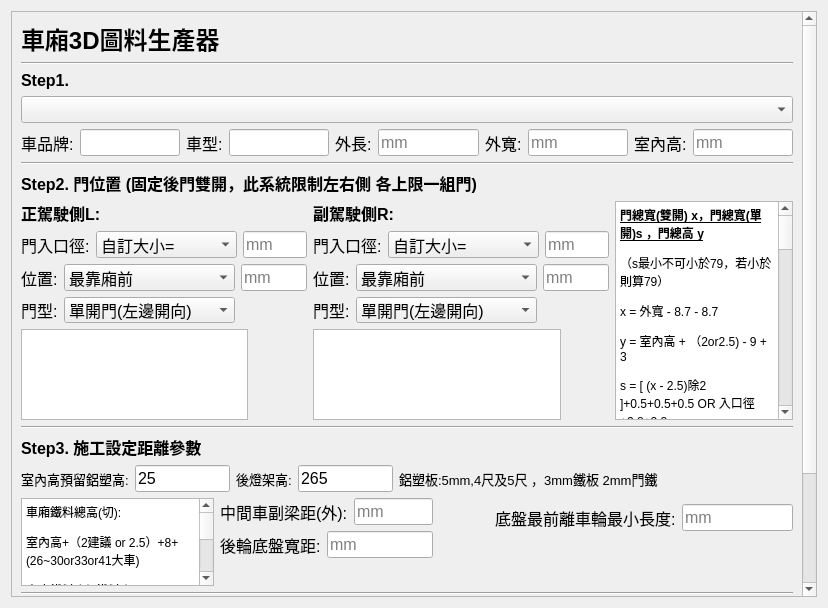
<?xml version="1.0" encoding="UTF-8"?>
<ui version="4.0">
 <class>Form</class>
 <widget class="QWidget" name="Form">
  <property name="geometry">
   <rect>
    <x>0</x>
    <y>0</y>
    <width>828</width>
    <height>608</height>
   </rect>
  </property>
  <property name="windowTitle">
   <string>Form</string>
  </property>
  <layout class="QGridLayout" name="gridLayout_3">
   <item row="0" column="0">
    <widget class="QScrollArea" name="scrollArea">
     <property name="widgetResizable">
      <bool>true</bool>
     </property>
     <widget class="QWidget" name="scrollAreaWidgetContents">
      <property name="geometry">
       <rect>
        <x>0</x>
        <y>0</y>
        <width>791</width>
        <height>754</height>
       </rect>
      </property>
      <layout class="QGridLayout" name="gridLayout_2">
       <item row="0" column="0">
        <widget class="QLabel" name="label_Head">
         <property name="font">
          <font>
           <pointsize>18</pointsize>
           <bold>true</bold>
          </font>
         </property>
         <property name="text">
          <string>車廂3D圖料生產器</string>
         </property>
        </widget>
       </item>
       <item row="1" column="0">
        <widget class="Line" name="line">
         <property name="orientation">
          <enum>Qt::Horizontal</enum>
         </property>
        </widget>
       </item>
       <item row="2" column="0">
        <layout class="QVBoxLayout" name="verticalLayout_5">
         <item>
          <widget class="QLabel" name="label_2">
           <property name="font">
            <font>
             <pointsize>12</pointsize>
             <bold>true</bold>
            </font>
           </property>
           <property name="text">
            <string>Step1. </string>
           </property>
          </widget>
         </item>
         <item>
          <widget class="QComboBox" name="DB_Car">
           <property name="font">
            <font>
             <pointsize>12</pointsize>
            </font>
           </property>
           <property name="currentIndex">
            <number>-1</number>
           </property>
           <property name="placeholderText">
            <string>歷史資料快速填入</string>
           </property>
           <item>
            <property name="text">
             <string>堅達6期5頓10.5尺</string>
            </property>
           </item>
           <item>
            <property name="text">
             <string>現代10.3尺</string>
            </property>
           </item>
          </widget>
         </item>
         <item>
          <layout class="QHBoxLayout" name="horizontalLayout_5">
           <item>
            <widget class="QLabel" name="label_CarBrand">
             <property name="font">
              <font>
               <pointsize>12</pointsize>
              </font>
             </property>
             <property name="text">
              <string>車品牌:</string>
             </property>
            </widget>
           </item>
           <item>
            <widget class="QLineEdit" name="lineEdit_CarBrand">
             <property name="font">
              <font>
               <pointsize>12</pointsize>
              </font>
             </property>
            </widget>
           </item>
           <item>
            <widget class="QLabel" name="label_CarType">
             <property name="font">
              <font>
               <pointsize>12</pointsize>
              </font>
             </property>
             <property name="text">
              <string>車型:</string>
             </property>
            </widget>
           </item>
           <item>
            <widget class="QLineEdit" name="lineEdit_CarType">
             <property name="font">
              <font>
               <pointsize>12</pointsize>
              </font>
             </property>
            </widget>
           </item>
           <item>
            <widget class="QLabel" name="label_boxLength">
             <property name="font">
              <font>
               <pointsize>12</pointsize>
              </font>
             </property>
             <property name="text">
              <string>外長:</string>
             </property>
            </widget>
           </item>
           <item>
            <widget class="QLineEdit" name="lineEdit_boxLength">
             <property name="font">
              <font>
               <pointsize>12</pointsize>
              </font>
             </property>
             <property name="placeholderText">
              <string>mm</string>
             </property>
            </widget>
           </item>
           <item>
            <widget class="QLabel" name="label_boxWidth">
             <property name="font">
              <font>
               <pointsize>12</pointsize>
              </font>
             </property>
             <property name="text">
              <string>外寬:</string>
             </property>
            </widget>
           </item>
           <item>
            <widget class="QLineEdit" name="lineEdit_boxWidth">
             <property name="font">
              <font>
               <pointsize>12</pointsize>
              </font>
             </property>
             <property name="text">
              <string/>
             </property>
             <property name="placeholderText">
              <string>mm</string>
             </property>
            </widget>
           </item>
           <item>
            <widget class="QLabel" name="label_indoorHeight">
             <property name="font">
              <font>
               <pointsize>12</pointsize>
              </font>
             </property>
             <property name="text">
              <string>室內高:</string>
             </property>
            </widget>
           </item>
           <item>
            <widget class="QLineEdit" name="lineEdit_indoorHeight">
             <property name="font">
              <font>
               <pointsize>12</pointsize>
              </font>
             </property>
             <property name="placeholderText">
              <string>mm</string>
             </property>
            </widget>
           </item>
          </layout>
         </item>
        </layout>
       </item>
       <item row="3" column="0">
        <widget class="Line" name="line_2">
         <property name="orientation">
          <enum>Qt::Horizontal</enum>
         </property>
        </widget>
       </item>
       <item row="4" column="0">
        <widget class="QLabel" name="label_3">
         <property name="font">
          <font>
           <pointsize>12</pointsize>
           <bold>true</bold>
          </font>
         </property>
         <property name="text">
          <string>Step2. 門位置 (固定後門雙開，此系統限制左右側 各上限一組門)</string>
         </property>
        </widget>
       </item>
       <item row="5" column="0">
        <layout class="QHBoxLayout" name="horizontalLayout_15">
         <item>
          <layout class="QVBoxLayout" name="verticalLayout_6">
           <item>
            <layout class="QHBoxLayout" name="horizontalLayout_16">
             <item>
              <widget class="QLabel" name="label_9">
               <property name="font">
                <font>
                 <pointsize>12</pointsize>
                 <bold>true</bold>
                </font>
               </property>
               <property name="text">
                <string>正駕駛側L:</string>
               </property>
              </widget>
             </item>
             <item>
              <spacer name="horizontalSpacer_5">
               <property name="orientation">
                <enum>Qt::Horizontal</enum>
               </property>
               <property name="sizeHint" stdset="0">
                <size>
                 <width>268</width>
                 <height>13</height>
                </size>
               </property>
              </spacer>
             </item>
            </layout>
           </item>
           <item>
            <layout class="QHBoxLayout" name="horizontalLayout_11">
             <item>
              <widget class="QLabel" name="label_DoorEntranceLength_L">
               <property name="font">
                <font>
                 <pointsize>12</pointsize>
                </font>
               </property>
               <property name="text">
                <string>門入口徑:</string>
               </property>
              </widget>
             </item>
             <item>
              <widget class="QComboBox" name="comboBox_EntranceLength_L">
               <property name="minimumSize">
                <size>
                 <width>141</width>
                 <height>26</height>
                </size>
               </property>
               <property name="font">
                <font>
                 <pointsize>12</pointsize>
                </font>
               </property>
               <property name="currentIndex">
                <number>0</number>
               </property>
               <property name="placeholderText">
                <string/>
               </property>
               <item>
                <property name="text">
                 <string>自訂大小=</string>
                </property>
               </item>
               <item>
                <property name="text">
                 <string>與後門同寬</string>
                </property>
               </item>
               <item>
                <property name="text">
                 <string>無門</string>
                </property>
               </item>
              </widget>
             </item>
             <item>
              <widget class="QLineEdit" name="lineEdit_DoorEntranceLength_L">
               <property name="font">
                <font>
                 <pointsize>12</pointsize>
                </font>
               </property>
               <property name="placeholderText">
                <string>mm</string>
               </property>
              </widget>
             </item>
            </layout>
           </item>
           <item>
            <layout class="QHBoxLayout" name="horizontalLayout_8">
             <item>
              <widget class="QLabel" name="label_DoorLocation_L">
               <property name="font">
                <font>
                 <pointsize>12</pointsize>
                </font>
               </property>
               <property name="text">
                <string>位置:</string>
               </property>
              </widget>
             </item>
             <item>
              <widget class="QComboBox" name="comboBox_DoorLocation_L">
               <property name="minimumSize">
                <size>
                 <width>171</width>
                 <height>26</height>
                </size>
               </property>
               <property name="font">
                <font>
                 <pointsize>12</pointsize>
                </font>
               </property>
               <property name="currentIndex">
                <number>0</number>
               </property>
               <property name="placeholderText">
                <string/>
               </property>
               <item>
                <property name="text">
                 <string>最靠廂前</string>
                </property>
               </item>
               <item>
                <property name="text">
                 <string>最靠廂後</string>
                </property>
               </item>
               <item>
                <property name="text">
                 <string>離廂前 開始距離=</string>
                </property>
               </item>
               <item>
                <property name="text">
                 <string>離廂後 開始距離=</string>
                </property>
               </item>
               <item>
                <property name="text">
                 <string>置中</string>
                </property>
               </item>
              </widget>
             </item>
             <item>
              <widget class="QLineEdit" name="lineEdit_DoorLocation_distance_L">
               <property name="font">
                <font>
                 <pointsize>12</pointsize>
                </font>
               </property>
               <property name="placeholderText">
                <string>mm</string>
               </property>
              </widget>
             </item>
            </layout>
           </item>
           <item>
            <layout class="QHBoxLayout" name="horizontalLayout_7">
             <item>
              <widget class="QLabel" name="label_DoorType_L">
               <property name="font">
                <font>
                 <pointsize>12</pointsize>
                </font>
               </property>
               <property name="text">
                <string>門型:</string>
               </property>
              </widget>
             </item>
             <item>
              <widget class="QComboBox" name="comboBox_DoorType_L">
               <property name="minimumSize">
                <size>
                 <width>171</width>
                 <height>26</height>
                </size>
               </property>
               <property name="font">
                <font>
                 <pointsize>12</pointsize>
                </font>
               </property>
               <property name="placeholderText">
                <string/>
               </property>
               <item>
                <property name="text">
                 <string>單開門(左邊開向)</string>
                </property>
               </item>
               <item>
                <property name="text">
                 <string>單開門(右邊開向)</string>
                </property>
               </item>
               <item>
                <property name="text">
                 <string>雙開門</string>
                </property>
               </item>
              </widget>
             </item>
             <item>
              <spacer name="horizontalSpacer_2">
               <property name="orientation">
                <enum>Qt::Horizontal</enum>
               </property>
               <property name="sizeHint" stdset="0">
                <size>
                 <width>68</width>
                 <height>17</height>
                </size>
               </property>
              </spacer>
             </item>
            </layout>
           </item>
           <item>
            <layout class="QHBoxLayout" name="horizontalLayout_6">
             <item>
              <widget class="QGraphicsView" name="graphicsView_Door_L">
               <property name="minimumSize">
                <size>
                 <width>221</width>
                 <height>81</height>
                </size>
               </property>
              </widget>
             </item>
             <item>
              <spacer name="horizontalSpacer_3">
               <property name="orientation">
                <enum>Qt::Horizontal</enum>
               </property>
               <property name="sizeHint" stdset="0">
                <size>
                 <width>88</width>
                 <height>20</height>
                </size>
               </property>
              </spacer>
             </item>
            </layout>
           </item>
          </layout>
         </item>
         <item>
          <layout class="QVBoxLayout" name="verticalLayout_7">
           <item>
            <layout class="QHBoxLayout" name="horizontalLayout_14">
             <item>
              <widget class="QLabel" name="label_10">
               <property name="font">
                <font>
                 <pointsize>12</pointsize>
                 <bold>true</bold>
                </font>
               </property>
               <property name="text">
                <string>副駕駛側R:</string>
               </property>
              </widget>
             </item>
             <item>
              <spacer name="horizontalSpacer_6">
               <property name="orientation">
                <enum>Qt::Horizontal</enum>
               </property>
               <property name="sizeHint" stdset="0">
                <size>
                 <width>196</width>
                 <height>13</height>
                </size>
               </property>
              </spacer>
             </item>
            </layout>
           </item>
           <item>
            <layout class="QHBoxLayout" name="horizontalLayout_13">
             <item>
              <widget class="QLabel" name="label_DoorEntranceLength_R">
               <property name="font">
                <font>
                 <pointsize>12</pointsize>
                </font>
               </property>
               <property name="text">
                <string>門入口徑:</string>
               </property>
              </widget>
             </item>
             <item>
              <widget class="QComboBox" name="comboBox_EntranceLength_R">
               <property name="minimumSize">
                <size>
                 <width>151</width>
                 <height>26</height>
                </size>
               </property>
               <property name="font">
                <font>
                 <pointsize>12</pointsize>
                </font>
               </property>
               <property name="currentIndex">
                <number>0</number>
               </property>
               <property name="placeholderText">
                <string/>
               </property>
               <item>
                <property name="text">
                 <string>自訂大小=</string>
                </property>
               </item>
               <item>
                <property name="text">
                 <string>與後門同寬</string>
                </property>
               </item>
               <item>
                <property name="text">
                 <string>無門</string>
                </property>
               </item>
              </widget>
             </item>
             <item>
              <widget class="QLineEdit" name="lineEdit_DoorEntranceLength_R">
               <property name="font">
                <font>
                 <pointsize>12</pointsize>
                </font>
               </property>
               <property name="placeholderText">
                <string>mm</string>
               </property>
              </widget>
             </item>
            </layout>
           </item>
           <item>
            <layout class="QHBoxLayout" name="horizontalLayout_12">
             <item>
              <widget class="QLabel" name="label_DoorLocation_R">
               <property name="font">
                <font>
                 <pointsize>12</pointsize>
                </font>
               </property>
               <property name="text">
                <string>位置:</string>
               </property>
              </widget>
             </item>
             <item>
              <widget class="QComboBox" name="comboBox_DoorLocation_R">
               <property name="minimumSize">
                <size>
                 <width>181</width>
                 <height>26</height>
                </size>
               </property>
               <property name="font">
                <font>
                 <pointsize>12</pointsize>
                </font>
               </property>
               <property name="placeholderText">
                <string/>
               </property>
               <item>
                <property name="text">
                 <string>最靠廂前</string>
                </property>
               </item>
               <item>
                <property name="text">
                 <string>最靠廂後</string>
                </property>
               </item>
               <item>
                <property name="text">
                 <string>離廂前 開始距離=</string>
                </property>
               </item>
               <item>
                <property name="text">
                 <string>離廂後 開始距離=</string>
                </property>
               </item>
               <item>
                <property name="text">
                 <string>置中</string>
                </property>
               </item>
              </widget>
             </item>
             <item>
              <widget class="QLineEdit" name="lineEdit_DoorLocation_distance_R">
               <property name="font">
                <font>
                 <pointsize>12</pointsize>
                </font>
               </property>
               <property name="placeholderText">
                <string>mm</string>
               </property>
              </widget>
             </item>
            </layout>
           </item>
           <item>
            <layout class="QHBoxLayout" name="horizontalLayout_10">
             <item>
              <widget class="QLabel" name="label_DoorType_R">
               <property name="font">
                <font>
                 <pointsize>12</pointsize>
                </font>
               </property>
               <property name="text">
                <string>門型:</string>
               </property>
              </widget>
             </item>
             <item>
              <widget class="QComboBox" name="comboBox_DoorType_R">
               <property name="minimumSize">
                <size>
                 <width>181</width>
                 <height>26</height>
                </size>
               </property>
               <property name="font">
                <font>
                 <pointsize>12</pointsize>
                </font>
               </property>
               <property name="placeholderText">
                <string/>
               </property>
               <item>
                <property name="text">
                 <string>單開門(左邊開向)</string>
                </property>
               </item>
               <item>
                <property name="text">
                 <string>單開門(右邊開向)</string>
                </property>
               </item>
               <item>
                <property name="text">
                 <string>雙開門</string>
                </property>
               </item>
              </widget>
             </item>
             <item>
              <spacer name="horizontalSpacer">
               <property name="orientation">
                <enum>Qt::Horizontal</enum>
               </property>
               <property name="sizeHint" stdset="0">
                <size>
                 <width>58</width>
                 <height>17</height>
                </size>
               </property>
              </spacer>
             </item>
            </layout>
           </item>
           <item>
            <layout class="QHBoxLayout" name="horizontalLayout_9">
             <item>
              <widget class="QGraphicsView" name="graphicsView_Door_R">
               <property name="minimumSize">
                <size>
                 <width>223</width>
                 <height>91</height>
                </size>
               </property>
              </widget>
             </item>
             <item>
              <spacer name="horizontalSpacer_4">
               <property name="minimumSize">
                <size>
                 <width>56</width>
                 <height>20</height>
                </size>
               </property>
               <property name="orientation">
                <enum>Qt::Horizontal</enum>
               </property>
               <property name="sizeHint" stdset="0">
                <size>
                 <width>53</width>
                 <height>17</height>
                </size>
               </property>
              </spacer>
             </item>
            </layout>
           </item>
          </layout>
         </item>
         <item>
          <widget class="QTextBrowser" name="textBrowser_info">
           <property name="html">
            <string>&lt;!DOCTYPE HTML PUBLIC &quot;-//W3C//DTD HTML 4.0//EN&quot; &quot;http://www.w3.org/TR/REC-html40/strict.dtd&quot;&gt;
&lt;html&gt;&lt;head&gt;&lt;meta name=&quot;qrichtext&quot; content=&quot;1&quot; /&gt;&lt;meta charset=&quot;utf-8&quot; /&gt;&lt;style type=&quot;text/css&quot;&gt;
p, li { white-space: pre-wrap; }
&lt;/style&gt;&lt;/head&gt;&lt;body style=&quot; font-family:'Microsoft JhengHei UI'; font-size:9pt; font-weight:400; font-style:normal;&quot;&gt;
&lt;p style=&quot; margin-top:12px; margin-bottom:12px; margin-left:0px; margin-right:0px; -qt-block-indent:0; text-indent:0px;&quot;&gt;&lt;span style=&quot; font-weight:700; text-decoration: underline;&quot;&gt;門總寬(雙開) x，門總寬(單開)s ，門總高 y&lt;/span&gt;&lt;/p&gt;
&lt;p style=&quot; margin-top:12px; margin-bottom:12px; margin-left:0px; margin-right:0px; -qt-block-indent:0; text-indent:0px;&quot;&gt;（s最小不可小於79，若小於則算79）&lt;/p&gt;
&lt;p style=&quot; margin-top:12px; margin-bottom:12px; margin-left:0px; margin-right:0px; -qt-block-indent:0; text-indent:0px;&quot;&gt;x = 外寬 - 8.7 - 8.7&lt;/p&gt;
&lt;p style=&quot; margin-top:12px; margin-bottom:12px; margin-left:0px; margin-right:0px; -qt-block-indent:0; text-indent:0px;&quot;&gt;y = 室內高 + （2or2.5) - 9 + 3&lt;/p&gt;
&lt;p style=&quot; margin-top:12px; margin-bottom:12px; margin-left:0px; margin-right:0px; -qt-block-indent:0; text-indent:0px;&quot;&gt;s = [ (x - 2.5)除2 ]+0.5+0.5+0.5 OR 入口徑+2.8+2.8&lt;/p&gt;
&lt;p style=&quot; margin-top:12px; margin-bottom:12px; margin-left:0px; margin-right:0px; -qt-block-indent:0; text-indent:0px;&quot;&gt;&lt;span style=&quot; font-weight:700; text-decoration: underline;&quot;&gt;鋁塑門板 鐵條切割寬&lt;/span&gt;&lt;/p&gt;
&lt;ol style=&quot;margin-top: 0px; margin-bottom: 0px; margin-left: 0px; margin-right: 0px; -qt-list-indent: 1;&quot;&gt;&lt;li style=&quot; margin-top:12px; margin-bottom:0px; margin-left:0px; margin-right:0px; -qt-block-indent:0; text-indent:0px;&quot;&gt;單開門: s - 0.5 - 0.5 - 0.5&lt;/li&gt;
&lt;li style=&quot; margin-top:0px; margin-bottom:12px; margin-left:0px; margin-right:0px; -qt-block-indent:0; text-indent:0px;&quot;&gt;雙開門: (x - 2.5)除2&lt;/li&gt;&lt;/ol&gt;
&lt;p style=&quot; margin-top:12px; margin-bottom:12px; margin-left:0px; margin-right:0px; -qt-block-indent:0; text-indent:0px;&quot;&gt;&lt;span style=&quot; font-weight:700; text-decoration: underline;&quot;&gt;鋁塑門板 鐵條切割高&lt;/span&gt;&lt;/p&gt;
&lt;p style=&quot; margin-top:12px; margin-bottom:12px; margin-left:0px; margin-right:0px; -qt-block-indent:0; text-indent:0px;&quot;&gt;y - 0.5 - 0.5 - 0.5 &lt;/p&gt;
&lt;p style=&quot;-qt-paragraph-type:empty; margin-top:12px; margin-bottom:12px; margin-left:0px; margin-right:0px; -qt-block-indent:0; text-indent:0px;&quot;&gt;&lt;br /&gt;&lt;/p&gt;
&lt;p style=&quot; margin-top:12px; margin-bottom:12px; margin-left:0px; margin-right:0px; -qt-block-indent:0; text-indent:0px;&quot;&gt;板子長寬: 鐵條切割的長寬度-0.5，鋼板長度是鋁塑門板多加0.5(鐵條長度之長寬都一樣多0.5cm)。&lt;/p&gt;
&lt;p style=&quot; margin-top:12px; margin-bottom:12px; margin-left:0px; margin-right:0px; -qt-block-indent:0; text-indent:0px;&quot;&gt;&lt;span style=&quot; font-weight:700; text-decoration: underline;&quot;&gt;側旁下門踏條長度:&lt;/span&gt;&lt;/p&gt;
&lt;ol style=&quot;margin-top: 0px; margin-bottom: 0px; margin-left: 0px; margin-right: 0px; -qt-list-indent: 1;&quot;&gt;&lt;li style=&quot; font-weight:700; text-decoration: underline;&quot; style=&quot; margin-top:12px; margin-bottom:0px; margin-left:0px; margin-right:0px; -qt-block-indent:0; text-indent:0px;&quot;&gt;側門碰到最前或後: s + 9&lt;/li&gt;
&lt;li style=&quot; margin-top:0px; margin-bottom:12px; margin-left:0px; margin-right:0px; -qt-block-indent:0; text-indent:0px;&quot;&gt;側門沒碰到最前或後: s + 9+9&lt;/li&gt;&lt;/ol&gt;
&lt;p style=&quot; margin-top:12px; margin-bottom:12px; margin-left:0px; margin-right:0px; -qt-block-indent:0; text-indent:0px;&quot;&gt;門手把桿金屬切割長度：【室內高+2.5-9+3】+7 -2-2(豆子） &lt;/p&gt;
&lt;p style=&quot;-qt-paragraph-type:empty; margin-top:12px; margin-bottom:12px; margin-left:0px; margin-right:0px; -qt-block-indent:0; text-indent:0px;&quot;&gt;&lt;br /&gt;&lt;/p&gt;
&lt;p style=&quot; margin-top:12px; margin-bottom:12px; margin-left:0px; margin-right:0px; -qt-block-indent:0; text-indent:0px;&quot;&gt;&lt;span style=&quot; font-weight:700; text-decoration: underline;&quot;&gt;側隔板:&lt;/span&gt;&lt;/p&gt;
&lt;p style=&quot; margin-top:12px; margin-bottom:12px; margin-left:0px; margin-right:0px; -qt-block-indent:0; text-indent:0px;&quot;&gt;寬度⇒15&lt;/p&gt;
&lt;p style=&quot; margin-top:12px; margin-bottom:12px; margin-left:0px; margin-right:0px; -qt-block-indent:0; text-indent:0px;&quot;&gt;長度⇒室內高 + 2.5 - 9 - 5 = x&lt;/p&gt;
&lt;p style=&quot; margin-top:12px; margin-bottom:12px; margin-left:0px; margin-right:0px; -qt-block-indent:0; text-indent:0px;&quot;&gt;槽鐵管長度⇒為 x + 5(下) + 6.5 (上) or7.5（如果沒有剛好衝突到天頂隔板）&lt;/p&gt;
&lt;p style=&quot; margin-top:12px; margin-bottom:12px; margin-left:0px; margin-right:0px; -qt-block-indent:0; text-indent:0px;&quot;&gt;&lt;span style=&quot; font-weight:700; text-decoration: underline;&quot;&gt;天頂隔板:&lt;/span&gt;&lt;/p&gt;
&lt;p style=&quot; margin-top:12px; margin-bottom:12px; margin-left:0px; margin-right:0px; -qt-block-indent:0; text-indent:0px;&quot;&gt;寬度⇒約20&lt;/p&gt;
&lt;p style=&quot; margin-top:12px; margin-bottom:12px; margin-left:0px; margin-right:0px; -qt-block-indent:0; text-indent:0px;&quot;&gt;長度⇒外寬 - 7 - 7 - 0.5 = x&lt;/p&gt;
&lt;p style=&quot; margin-top:12px; margin-bottom:12px; margin-left:0px; margin-right:0px; -qt-block-indent:0; text-indent:0px;&quot;&gt;槽鐵管長度⇒為 x + 7(左) + 7 (右)&lt;/p&gt;
&lt;p style=&quot; margin-top:12px; margin-bottom:12px; margin-left:0px; margin-right:0px; -qt-block-indent:0; text-indent:0px;&quot;&gt;&lt;span style=&quot; font-weight:700; text-decoration: underline;&quot;&gt;前隔板:&lt;/span&gt;&lt;/p&gt;
&lt;p style=&quot; margin-top:12px; margin-bottom:12px; margin-left:0px; margin-right:0px; -qt-block-indent:0; text-indent:0px;&quot;&gt;寬度⇒15&lt;/p&gt;
&lt;p style=&quot; margin-top:12px; margin-bottom:12px; margin-left:0px; margin-right:0px; -qt-block-indent:0; text-indent:0px;&quot;&gt;長度⇒外寬 - 8.8 - 8.8 = x&lt;/p&gt;
&lt;p style=&quot; margin-top:12px; margin-bottom:12px; margin-left:0px; margin-right:0px; -qt-block-indent:0; text-indent:0px;&quot;&gt;槽鐵管長度⇒為 x + 7.5or8.5(左) + 7.5or8.5 (右) ，備註: 如果之後會碰到鋁塑板要預留空間所以是7.5，若沒衝突碰到則8.5。&lt;/p&gt;
&lt;p style=&quot; margin-top:12px; margin-bottom:12px; margin-left:0px; margin-right:0px; -qt-block-indent:0; text-indent:0px;&quot;&gt;(若是鋁塑無接縫方式 則槽鐵管長度：外寬-3cm) &lt;/p&gt;&lt;/body&gt;&lt;/html&gt;</string>
           </property>
          </widget>
         </item>
         <item>
          <spacer name="horizontalSpacer_8">
           <property name="orientation">
            <enum>Qt::Horizontal</enum>
           </property>
           <property name="sizeHint" stdset="0">
            <size>
             <width>13</width>
             <height>13</height>
            </size>
           </property>
          </spacer>
         </item>
        </layout>
       </item>
       <item row="6" column="0">
        <widget class="Line" name="line_3">
         <property name="orientation">
          <enum>Qt::Horizontal</enum>
         </property>
        </widget>
       </item>
       <item row="7" column="0">
        <layout class="QGridLayout" name="gridLayout">
         <item row="0" column="0">
          <widget class="QLabel" name="label_17">
           <property name="font">
            <font>
             <pointsize>12</pointsize>
             <bold>true</bold>
            </font>
           </property>
           <property name="text">
            <string>Step3. 施工設定距離參數</string>
           </property>
          </widget>
         </item>
         <item row="1" column="0" colspan="3">
          <layout class="QHBoxLayout" name="horizontalLayout_41">
           <item>
            <layout class="QHBoxLayout" name="horizontalLayout_19">
             <item>
              <widget class="QLabel" name="label_indoorHeight_para">
               <property name="font">
                <font>
                 <pointsize>10</pointsize>
                </font>
               </property>
               <property name="text">
                <string>室內高預留鋁塑高:</string>
               </property>
              </widget>
             </item>
             <item>
              <widget class="QLineEdit" name="lineEdit_indoorHeight_para">
               <property name="font">
                <font>
                 <pointsize>12</pointsize>
                </font>
               </property>
               <property name="text">
                <string>25</string>
               </property>
               <property name="placeholderText">
                <string>mm</string>
               </property>
              </widget>
             </item>
             <item>
              <widget class="QLabel" name="label_rearLightHeight_para">
               <property name="font">
                <font>
                 <pointsize>10</pointsize>
                </font>
               </property>
               <property name="text">
                <string>後燈架高:</string>
               </property>
              </widget>
             </item>
             <item>
              <widget class="QLineEdit" name="lineEdit_rearLightHeight_para">
               <property name="font">
                <font>
                 <pointsize>12</pointsize>
                </font>
               </property>
               <property name="text">
                <string>265</string>
               </property>
               <property name="placeholderText">
                <string>mm</string>
               </property>
              </widget>
             </item>
             <item>
              <widget class="QLabel" name="label_21">
               <property name="font">
                <font>
                 <pointsize>10</pointsize>
                </font>
               </property>
               <property name="text">
                <string>鋁塑板:5mm,4尺及5尺 ，3mm鐵板 2mm門鐵</string>
               </property>
              </widget>
             </item>
            </layout>
           </item>
           <item>
            <spacer name="horizontalSpacer_20">
             <property name="orientation">
              <enum>Qt::Horizontal</enum>
             </property>
             <property name="sizeHint" stdset="0">
              <size>
               <width>228</width>
               <height>20</height>
              </size>
             </property>
            </spacer>
           </item>
          </layout>
         </item>
         <item row="2" column="0" rowspan="2">
          <widget class="QTextBrowser" name="textBrowser_info2">
           <property name="html">
            <string>&lt;!DOCTYPE HTML PUBLIC &quot;-//W3C//DTD HTML 4.0//EN&quot; &quot;http://www.w3.org/TR/REC-html40/strict.dtd&quot;&gt;
&lt;html&gt;&lt;head&gt;&lt;meta name=&quot;qrichtext&quot; content=&quot;1&quot; /&gt;&lt;meta charset=&quot;utf-8&quot; /&gt;&lt;style type=&quot;text/css&quot;&gt;
p, li { white-space: pre-wrap; }
&lt;/style&gt;&lt;/head&gt;&lt;body style=&quot; font-family:'Microsoft JhengHei UI'; font-size:9pt; font-weight:400; font-style:normal;&quot;&gt;
&lt;p style=&quot; margin-top:12px; margin-bottom:12px; margin-left:0px; margin-right:0px; -qt-block-indent:0; text-indent:0px;&quot;&gt;車廂鐵料總高(切):&lt;/p&gt;
&lt;p style=&quot; margin-top:12px; margin-bottom:12px; margin-left:0px; margin-right:0px; -qt-block-indent:0; text-indent:0px;&quot;&gt;室內高+（2建議 or 2.5）+8+(26~30or33or41大車)&lt;/p&gt;
&lt;p style=&quot; margin-top:12px; margin-bottom:12px; margin-left:0px; margin-right:0px; -qt-block-indent:0; text-indent:0px;&quot;&gt;車廂鐵料 側L鐵料(切):&lt;/p&gt;
&lt;p style=&quot; margin-top:12px; margin-bottom:12px; margin-left:0px; margin-right:0px; -qt-block-indent:0; text-indent:0px;&quot;&gt;總長-9-9+0.2&lt;/p&gt;
&lt;p style=&quot; margin-top:12px; margin-bottom:12px; margin-left:0px; margin-right:0px; -qt-block-indent:0; text-indent:0px;&quot;&gt;底盤平板切長：外長-7cm&lt;/p&gt;
&lt;p style=&quot; margin-top:12px; margin-bottom:12px; margin-left:0px; margin-right:0px; -qt-block-indent:0; text-indent:0px;&quot;&gt;底盤平板切寬：外寬-0.7cm&lt;/p&gt;
&lt;p style=&quot; margin-top:12px; margin-bottom:12px; margin-left:0px; margin-right:0px; -qt-block-indent:0; text-indent:0px;&quot;&gt;（底盤預留側門 切深度：3.8cm，起始切割點預留倒退0.7cm，總切長：門總寬(x or s )+ 1cm） &lt;/p&gt;&lt;/body&gt;&lt;/html&gt;</string>
           </property>
          </widget>
         </item>
         <item row="2" column="1">
          <layout class="QVBoxLayout" name="verticalLayout_11">
           <item>
            <layout class="QHBoxLayout" name="horizontalLayout_20">
             <item>
              <widget class="QLabel" name="label_CarBeamWidth">
               <property name="font">
                <font>
                 <pointsize>12</pointsize>
                </font>
               </property>
               <property name="text">
                <string>中間車副梁距(外):</string>
               </property>
              </widget>
             </item>
             <item>
              <widget class="QLineEdit" name="lineEdit_CarBeamWidth">
               <property name="font">
                <font>
                 <pointsize>12</pointsize>
                </font>
               </property>
               <property name="text">
                <string/>
               </property>
               <property name="placeholderText">
                <string>mm</string>
               </property>
              </widget>
             </item>
            </layout>
           </item>
           <item>
            <layout class="QHBoxLayout" name="horizontalLayout_21">
             <item>
              <widget class="QLabel" name="label_WheelWidth">
               <property name="font">
                <font>
                 <pointsize>12</pointsize>
                </font>
               </property>
               <property name="text">
                <string>後輪底盤寬距:</string>
               </property>
              </widget>
             </item>
             <item>
              <widget class="QLineEdit" name="lineEdit_WheelWidth">
               <property name="font">
                <font>
                 <pointsize>12</pointsize>
                </font>
               </property>
               <property name="text">
                <string/>
               </property>
               <property name="placeholderText">
                <string>mm</string>
               </property>
              </widget>
             </item>
            </layout>
           </item>
          </layout>
         </item>
         <item row="2" column="2">
          <layout class="QVBoxLayout" name="verticalLayout_12">
           <item>
            <layout class="QHBoxLayout" name="horizontalLayout_22">
             <item>
              <spacer name="horizontalSpacer_9">
               <property name="orientation">
                <enum>Qt::Horizontal</enum>
               </property>
               <property name="sizeHint" stdset="0">
                <size>
                 <width>88</width>
                 <height>20</height>
                </size>
               </property>
              </spacer>
             </item>
             <item>
              <widget class="QLabel" name="label_Wheel_FrontBoxDistance">
               <property name="font">
                <font>
                 <pointsize>12</pointsize>
                </font>
               </property>
               <property name="text">
                <string>底盤最前離車輪最小長度:</string>
               </property>
              </widget>
             </item>
             <item>
              <widget class="QLineEdit" name="lineEdit_Wheel_FrontBoxDistance">
               <property name="font">
                <font>
                 <pointsize>12</pointsize>
                </font>
               </property>
               <property name="text">
                <string/>
               </property>
               <property name="placeholderText">
                <string>mm</string>
               </property>
              </widget>
             </item>
            </layout>
           </item>
           <item>
            <spacer name="horizontalSpacer_19">
             <property name="orientation">
              <enum>Qt::Horizontal</enum>
             </property>
             <property name="sizeHint" stdset="0">
              <size>
               <width>378</width>
               <height>20</height>
              </size>
             </property>
            </spacer>
           </item>
          </layout>
         </item>
         <item row="3" column="1" colspan="2">
          <spacer name="horizontalSpacer_21">
           <property name="orientation">
            <enum>Qt::Horizontal</enum>
           </property>
           <property name="sizeHint" stdset="0">
            <size>
             <width>618</width>
             <height>28</height>
            </size>
           </property>
          </spacer>
         </item>
        </layout>
       </item>
       <item row="8" column="0">
        <widget class="Line" name="line_4">
         <property name="orientation">
          <enum>Qt::Horizontal</enum>
         </property>
        </widget>
       </item>
       <item row="9" column="0">
        <layout class="QHBoxLayout" name="horizontalLayout_43">
         <item>
          <layout class="QVBoxLayout" name="verticalLayout_13">
           <item>
            <widget class="QLabel" name="label_Result">
             <property name="font">
              <font>
               <pointsize>10</pointsize>
               <bold>true</bold>
              </font>
             </property>
             <property name="styleSheet">
              <string notr="true">color:green;</string>
             </property>
             <property name="text">
              <string>執行結果Result:</string>
             </property>
            </widget>
           </item>
           <item>
            <widget class="QTextBrowser" name="textBrowser_Result">
             <property name="font">
              <font>
               <pointsize>10</pointsize>
              </font>
             </property>
             <property name="html">
              <string>&lt;!DOCTYPE HTML PUBLIC &quot;-//W3C//DTD HTML 4.0//EN&quot; &quot;http://www.w3.org/TR/REC-html40/strict.dtd&quot;&gt;
&lt;html&gt;&lt;head&gt;&lt;meta name=&quot;qrichtext&quot; content=&quot;1&quot; /&gt;&lt;meta charset=&quot;utf-8&quot; /&gt;&lt;style type=&quot;text/css&quot;&gt;
p, li { white-space: pre-wrap; }
&lt;/style&gt;&lt;/head&gt;&lt;body style=&quot; font-family:'Microsoft JhengHei UI'; font-size:10pt; font-weight:400; font-style:normal;&quot;&gt;
&lt;p style=&quot;-qt-paragraph-type:empty; margin-top:12px; margin-bottom:12px; margin-left:0px; margin-right:0px; -qt-block-indent:0; text-indent:0px; font-size:9pt;&quot;&gt;&lt;br /&gt;&lt;/p&gt;&lt;/body&gt;&lt;/html&gt;</string>
             </property>
            </widget>
           </item>
          </layout>
         </item>
         <item>
          <layout class="QVBoxLayout" name="verticalLayout_15">
           <item>
            <spacer name="verticalSpacer">
             <property name="orientation">
              <enum>Qt::Vertical</enum>
             </property>
             <property name="sizeHint" stdset="0">
              <size>
               <width>20</width>
               <height>18</height>
              </size>
             </property>
            </spacer>
           </item>
           <item>
            <layout class="QHBoxLayout" name="horizontalLayout_42">
             <item>
              <spacer name="horizontalSpacer_24">
               <property name="orientation">
                <enum>Qt::Horizontal</enum>
               </property>
               <property name="sizeHint" stdset="0">
                <size>
                 <width>48</width>
                 <height>58</height>
                </size>
               </property>
              </spacer>
             </item>
             <item>
              <widget class="QPushButton" name="pushButton_exeWordFile">
               <property name="minimumSize">
                <size>
                 <width>171</width>
                 <height>61</height>
                </size>
               </property>
               <property name="font">
                <font>
                 <pointsize>10</pointsize>
                </font>
               </property>
               <property name="styleSheet">
                <string notr="true">color:blue;</string>
               </property>
               <property name="text">
                <string>執行產生WORD施工料圖</string>
               </property>
              </widget>
             </item>
             <item>
              <spacer name="horizontalSpacer_22">
               <property name="orientation">
                <enum>Qt::Horizontal</enum>
               </property>
               <property name="sizeHint" stdset="0">
                <size>
                 <width>38</width>
                 <height>58</height>
                </size>
               </property>
              </spacer>
             </item>
             <item>
              <widget class="QPushButton" name="pushButton_exe3DFile">
               <property name="minimumSize">
                <size>
                 <width>171</width>
                 <height>61</height>
                </size>
               </property>
               <property name="font">
                <font>
                 <pointsize>10</pointsize>
                </font>
               </property>
               <property name="styleSheet">
                <string notr="true">color:blue;</string>
               </property>
               <property name="text">
                <string>執行產生3D Solidwork</string>
               </property>
              </widget>
             </item>
             <item>
              <spacer name="horizontalSpacer_23">
               <property name="orientation">
                <enum>Qt::Horizontal</enum>
               </property>
               <property name="sizeHint" stdset="0">
                <size>
                 <width>58</width>
                 <height>58</height>
                </size>
               </property>
              </spacer>
             </item>
             <item>
              <layout class="QVBoxLayout" name="verticalLayout_14">
               <item>
                <widget class="QPushButton" name="pushButton_SaveForm">
                 <property name="minimumSize">
                  <size>
                   <width>161</width>
                   <height>61</height>
                  </size>
                 </property>
                 <property name="font">
                  <font>
                   <pointsize>10</pointsize>
                  </font>
                 </property>
                 <property name="styleSheet">
                  <string notr="true">background-color: green;
color:white;</string>
                 </property>
                 <property name="text">
                  <string>儲存此表單到資料庫</string>
                 </property>
                </widget>
               </item>
               <item>
                <widget class="QPushButton" name="pushButton_DelForm">
                 <property name="minimumSize">
                  <size>
                   <width>161</width>
                   <height>61</height>
                  </size>
                 </property>
                 <property name="font">
                  <font>
                   <pointsize>10</pointsize>
                  </font>
                 </property>
                 <property name="styleSheet">
                  <string notr="true">background-color: white;
color:red;</string>
                 </property>
                 <property name="text">
                  <string>刪除此項表單資料庫</string>
                 </property>
                </widget>
               </item>
              </layout>
             </item>
            </layout>
           </item>
          </layout>
         </item>
        </layout>
       </item>
      </layout>
     </widget>
    </widget>
   </item>
  </layout>
 </widget>
 <resources/>
 <connections/>
</ui>
